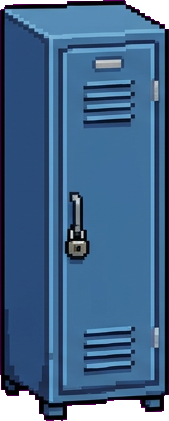
#> input picture generado/limpio_hd/objetos/contenedores/locker_cerrado.png, 169 x 421 px, found by its file name
$ python gen_mapa.py
#> lines starting #> are read from the running program, lines starting #| are printed output that depends on the picture
# Genera referencias + manifest_mapa.json para el lote del mapa (props del entorno)
import json, os
from PIL import Image, ImageOps

OUT = '/home/claude/mapa_gen/out'           # espejo de RAIZ
FOT = '/mnt/user-data/uploads/fotos escuela/'
SPR = '/mnt/user-data/uploads/fdiz/generado/sprites/objetos/'
os.makedirs(f'{OUT}/mapa/referencias', exist_ok=True)
os.makedirs(f'{OUT}/pipeline', exist_ok=True)
fotos = sorted(f for f in os.listdir(FOT) if f.endswith('.jpeg'))

# ---- imagen 1: referencia de estilo (objetos del lote 1, pixeles grandes, fondo magenta)
objs = ['contenedores/locker_cerrado.png', 'contenedores/locker_abierto.png', 'contenedores/maquina_cerrada.png',
        'armas/silla.png', 'armas/extintor.png', 'contenedores/mochila_cerrada.png', 'objetivos/bidon.png',
        'props_especiales/laptop.png', 'camion/camion.png']
ims = [Image.open(SPR + o).convert('RGBA') for o in objs]
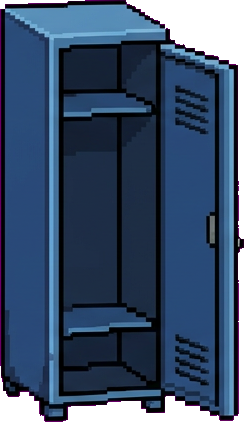
#> input picture generado/limpio_hd/objetos/contenedores/locker_abierto.png, 244 x 422 px, found by its file name
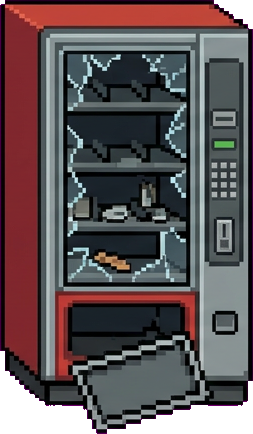
#> input picture generado/limpio_hd/objetos/contenedores/maquina_abierta.png, 253 x 434 px, given in place of maquina_cerrada.png, which was not available
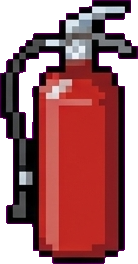
#> input picture generado/limpio_hd/objetos/armas/extintor.png, 138 x 264 px, found by its file name
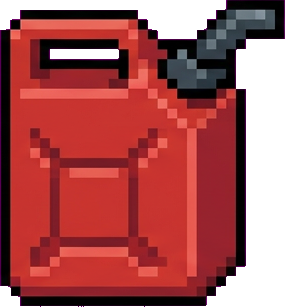
#> input picture generado/limpio_hd/objetos/objetivos/bidon.png, 285 x 307 px, found by its file name
#> (the run stopped early here; a loop or call above may not have finished)
